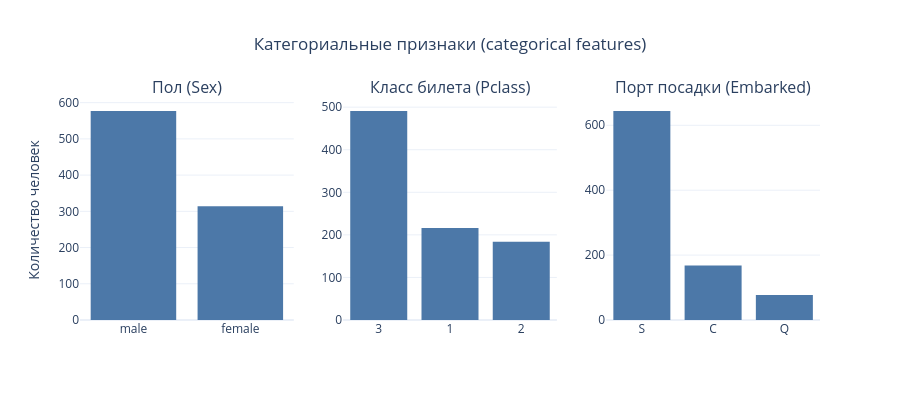
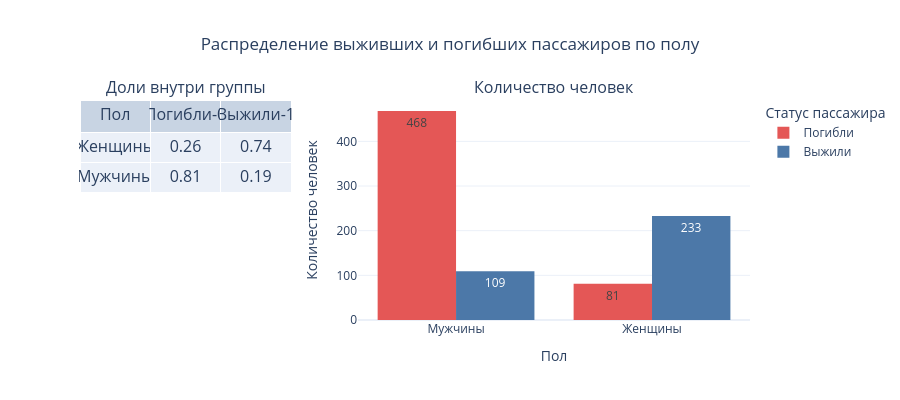

These figures' notebook cell, in order:
### Markdown cell above
Изучаем категориальные признаки (categorical features)

### Code cell
# Три категориальных признака в один ряд
fig = make_subplots(rows=1, cols=3,
                    subplot_titles=["Пол (Sex)", "Класс билета (Pclass)", "Порт посадки (Embarked)"])
fig.add_trace(go.Histogram(x=df["Sex"], marker_color="#4C78A8"), row=1, col=1)
fig.add_trace(go.Histogram(x=df["Pclass"].astype(str), marker_color="#4C78A8"), row=1, col=2)
fig.add_trace(go.Histogram(x=df["Embarked"], marker_color="#4C78A8"), row=1, col=3)

fig.update_layout(
    template="plotly_white",
    showlegend=False,
    height=400,
    title_text="Категориальные признаки (categorical features)",
    title_x=0.5  # заголовок по центру
)
fig.update_yaxes(title_text="Количество человек", row=1, col=1)
fig.show()

print("Как распределён target внутри этих групп?")

# Доли выживших внутри каждого пола (normalize="index" — сумма по строке = 1)
ct = pd.crosstab(df["Sex"], df["Survived"], normalize="index").round(2)

# Значения male/female переводим на русский для подписей
sex_ru = df["Sex"].map({"male": "Мужчины", "female": "Женщины"})

# Таблица и гистограмма в один ряд (таблице отдаём 35% ширины, графику 65%)
fig = make_subplots(
    rows=1, cols=2,
    specs=[[{"type": "table"}, {"type": "xy"}]],
    column_widths=[0.35, 0.65],
    subplot_titles=["Доли внутри группы", "Количество человек"]
)
fig.add_trace(go.Table(
    header=dict(values=["Пол", "Погибли-0", "Выжили-1"], font=dict(size=16), height=32),
    cells=dict(values=[ct.index.map({"male": "Мужчины", "female": "Женщины"}), ct[0], ct[1]], font=dict(size=16), height=30)
), row=1, col=1)

# texttemplate="%{y}" — печатает абсолютное значение над каждым столбиком
fig.add_trace(go.Histogram(x=sex_ru[df["Survived"] == 0], name="Погибли", marker_color="#E45756", texttemplate="%{y}"), row=1, col=2)
fig.add_trace(go.Histogram(x=sex_ru[df["Survived"] == 1], name="Выжили", marker_color="#4C78A8", texttemplate="%{y}"), row=1, col=2)

fig.update_layout(
    template="plotly_white",
    barmode="group",
    height=400,
    title_text="Распределение выживших и погибших пассажиров по полу",
    title_x=0.5,  # заголовок по центру всей фигуры
    legend_title_text="Статус пассажира"
)
fig.update_xaxes(title_text="Пол", row=1, col=2)
fig.update_yaxes(title_text="Количество человек", row=1, col=2)
fig.show()

### Figure 1 — Plotly figure (JSON) as saved in the notebook; plotly's stock layout.template omitted (floating-point values rounded to 4 significant figures; data arrays with more than 128 entries replaced by an {"elided": "..."} marker saying what was removed)
{"data": [{"marker": {"color": "#4C78A8"}, "type": "histogram", "x": {"elided": "891 str values"}, "xaxis": "x", "yaxis": "y"}, {"marker": {"color": "#4C78A8"}, "type": "histogram", "x": {"elided": "891 str values"}, "xaxis": "x2", "yaxis": "y2"}, {"marker": {"color": "#4C78A8"}, "type": "histogram", "x": {"elided": "891 str values"}, "xaxis": "x3", "yaxis": "y3"}], "layout": {"annotations": [{"font": {"size": 16}, "showarrow": false, "text": "Пол (Sex)", "x": 0.1444, "xanchor": "center", "xref": "paper", "y": 1, "yanchor": "bottom", "yref": "paper"}, {"font": {"size": 16}, "showarrow": false, "text": "Класс билета (Pclass)", "x": 0.5, "xanchor": "center", "xref": "paper", "y": 1, "yanchor": "bottom", "yref": "paper"}, {"font": {"size": 16}, "showarrow": false, "text": "Порт посадки (Embarked)", "x": 0.8556, "xanchor": "center", "xref": "paper", "y": 1, "yanchor": "bottom", "yref": "paper"}], "height": 400, "showlegend": false, "title": {"text": "Категориальные признаки (categorical features)", "x": 0.5}, "xaxis": {"anchor": "y", "domain": [0, 0.2889]}, "xaxis2": {"anchor": "y2", "domain": [0.3556, 0.6444]}, "xaxis3": {"anchor": "y3", "domain": [0.7111, 1]}, "yaxis": {"anchor": "x", "domain": [0, 1], "title": {"text": "Количество человек"}}, "yaxis2": {"anchor": "x2", "domain": [0, 1]}, "yaxis3": {"anchor": "x3", "domain": [0, 1]}}}

### Figure 2 — Plotly figure (JSON) as saved in the notebook; plotly's stock layout.template omitted (floating-point values rounded to 4 significant figures; data arrays with more than 128 entries replaced by an {"elided": "..."} marker saying what was removed)
{"data": [{"cells": {"font": {"size": 16}, "height": 30, "values": [["Женщины", "Мужчины"], [0.26, 0.81], [0.74, 0.19]]}, "domain": {"x": [0, 0.315], "y": [0, 1]}, "header": {"font": {"size": 16}, "height": 32, "values": ["Пол", "Погибли-0", "Выжили-1"]}, "type": "table"}, {"marker": {"color": "#E45756"}, "name": "Погибли", "texttemplate": "%{y}", "type": "histogram", "x": {"elided": "549 str values"}, "xaxis": "x", "yaxis": "y"}, {"marker": {"color": "#4C78A8"}, "name": "Выжили", "texttemplate": "%{y}", "type": "histogram", "x": {"elided": "342 str values"}, "xaxis": "x", "yaxis": "y"}], "layout": {"annotations": [{"font": {"size": 16}, "showarrow": false, "text": "Доли внутри группы", "x": 0.1575, "xanchor": "center", "xref": "paper", "y": 1, "yanchor": "bottom", "yref": "paper"}, {"font": {"size": 16}, "showarrow": false, "text": "Количество человек", "x": 0.7075, "xanchor": "center", "xref": "paper", "y": 1, "yanchor": "bottom", "yref": "paper"}], "barmode": "group", "height": 400, "legend": {"title": {"text": "Статус пассажира"}}, "title": {"text": "Распределение выживших и погибших пассажиров по полу", "x": 0.5}, "xaxis": {"anchor": "y", "domain": [0.415, 1], "title": {"text": "Пол"}}, "yaxis": {"anchor": "x", "domain": [0, 1], "title": {"text": "Количество человек"}}}}
